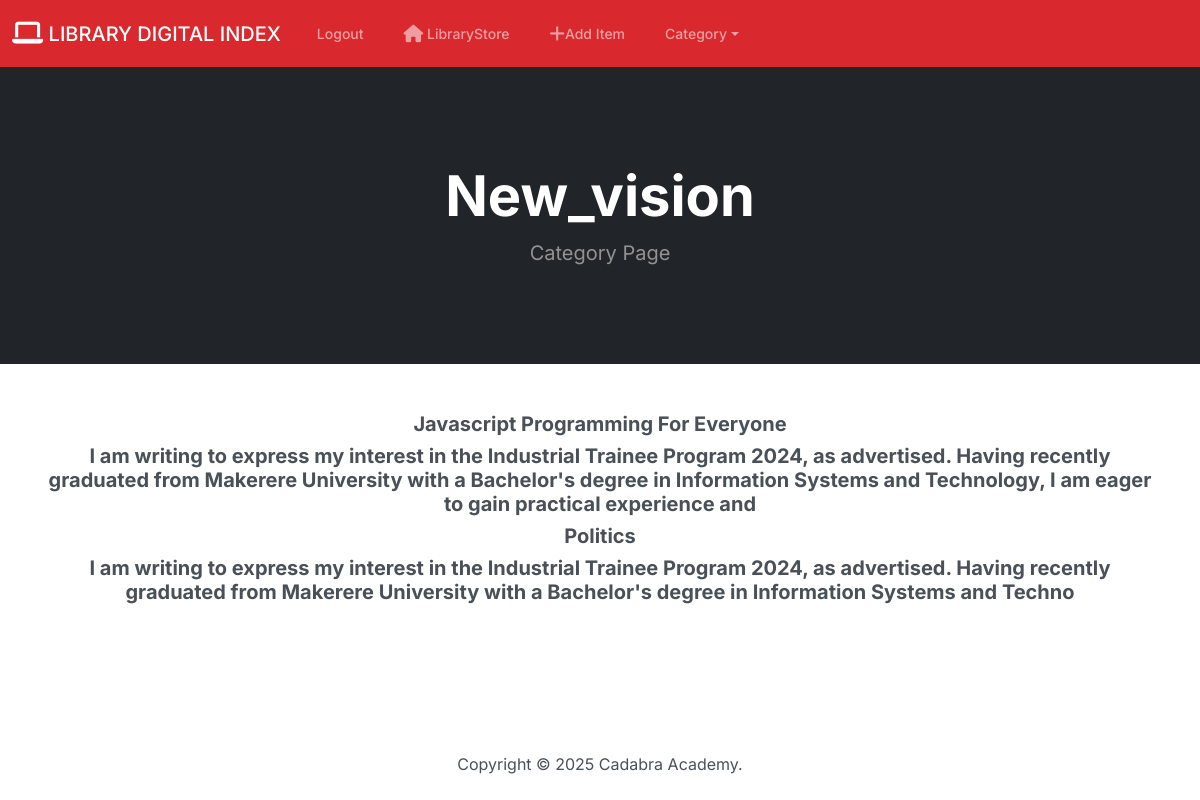
/category/New_vision (signed in), run on the app's committed database.
### students/models.py (models this page shows, shortened)
class Category(models.Model):
    name = models.CharField(max_length=50)
    def __str__(self):
        return self.name
    class Meta:
        verbose_name_plural = 'Categories'

class Product(models.Model):
    name = models.CharField(max_length=100)
    category = models.ForeignKey(Category, on_delete=models.CASCADE, default=1)
    description = models.CharField(max_length=250, default='', blank=True, null=True)

### students/views.py (the view)
# urls.py: path('category/<str:foo>', views.category, name='category'),
def category(request, foo):
    foo = foo.replace('-', '')
    try:
        category = Category.objects.get(name=foo)
        products = Product.objects.filter(category=category)
        return render(request, 'category.html', {'products':products, 'category':category})
    except:
        messages.success(request, ("That Category Doesnot Exist........."))
        return redirect('index')

### students/templates/category.html
{% extends "base.html" %}
{% block content %}
        <header class="bg-dark py-5">
            <div class="container px-4 px-lg-5 my-5">
                <div class="text-center text-white">
                    <h1 class="display-4 fw-bolder">{{ category }}</h1>
                    <p class="lead fw-normal text-white-50 mb-0">Category Page</p>
                </div>
            </div>
        </header>
        <section class="py-5">
            <div class="container">
                <div class="row justify-content-center">
                    {% for product in products %}
                            <div class="container">
                                <div class="text-center">
                                    <h5 class="fw-bolder">{{ product.name }}</h5>
                                </div>
                                <div class="text-center">
                                    <h5 class="fw-bolder">{{ product.description }}</h5>
                                </div>
                            </div>
                    {% endfor %}
                </div>
            </div>
        </section>
{% endblock%}

### data on the page
Category: name "New_vision"
Product: name "Javascript Programming For Everyone", description "I am writing to express my interest in the Industrial Trainee Program 2024, as advertised. Having recently graduated from Makerere University with a Bachelor's degree in Information Systems and Technology, I am eager to gain practical experience and"
Product: name "Politics", description "I am writing to express my interest in the Industrial Trainee Program 2024, as advertised. Having recently graduated from Makerere University with a Bachelor's degree in Information Systems and Techno"
